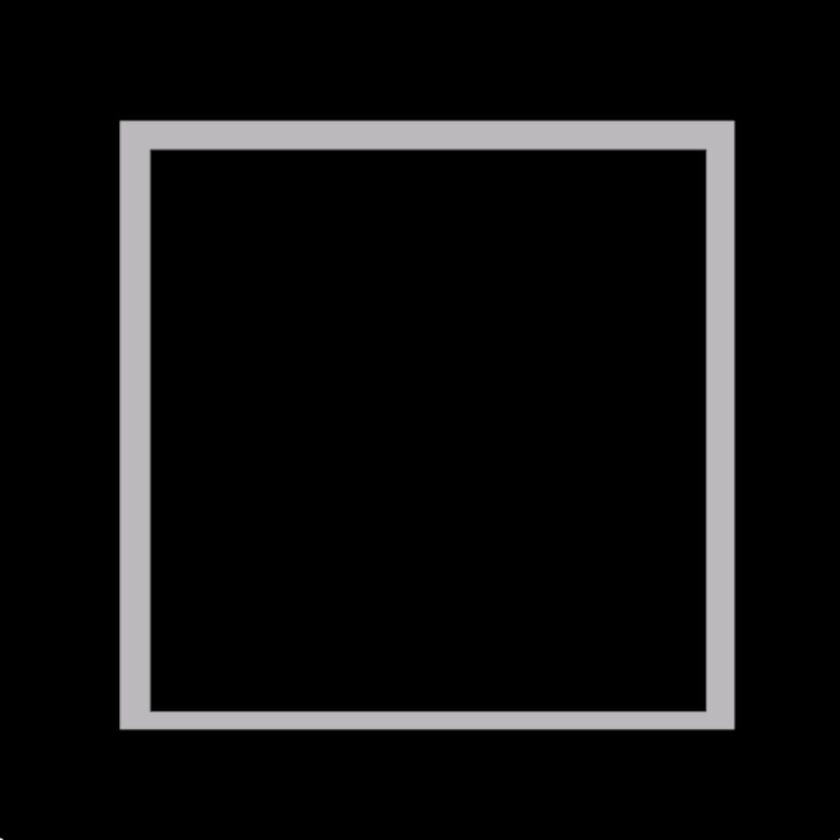
#> input picture lab4/kwadrat.jpg, 840 x 840 px, shrunk from 1000 x 1000 before the run, given in place of kwadrat.bmp, which was not available
$ python zad5.py
#> lines starting #> are read from the running program, lines starting #| are printed output that depends on the picture; pictures that were not available may be replaced by others from this repository, and a replacement may not be noted
from PIL import Image
from matplotlib import pyplot as plt

# Zadanie 5
kwadrat = Image.open('kwadrat.bmp').convert('L')
kolko = Image.open('kolko.bmp').convert('L')
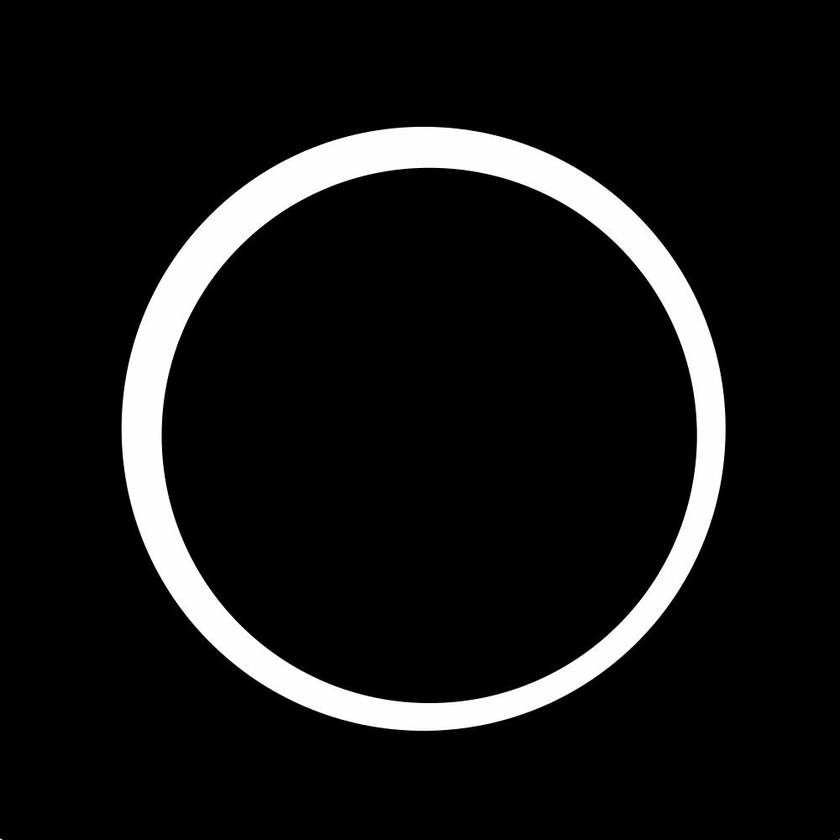
#> input picture lab4/kolko.jpg, 840 x 840 px, shrunk from 1000 x 1000 before the run, given in place of kolko.bmp, which was not available
romb = Image.open('romb.bmp').convert('L')
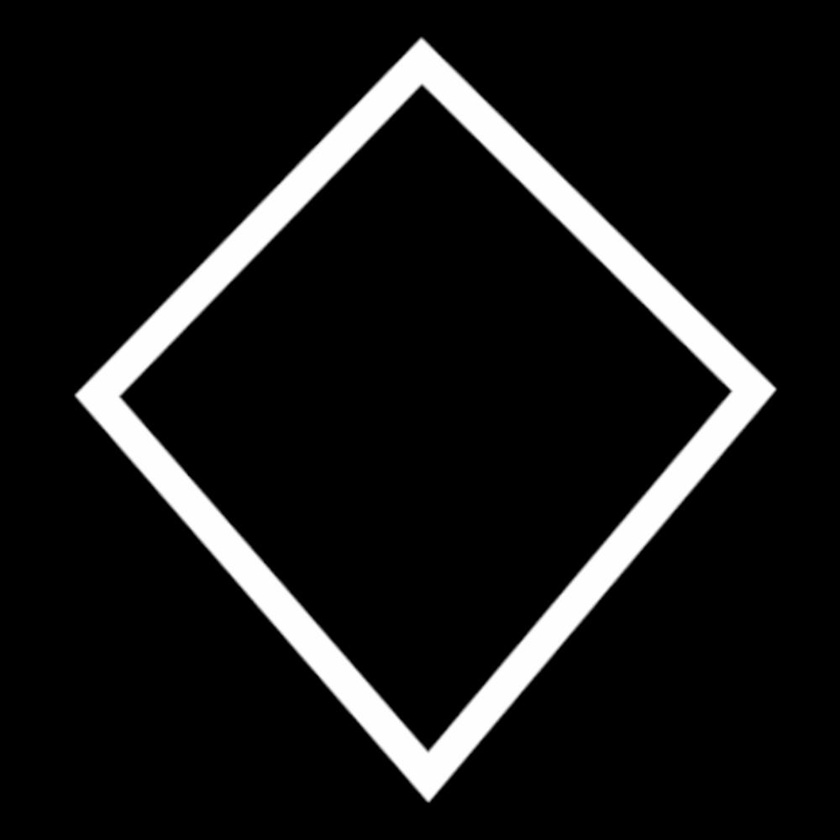
#> input picture lab4/romb.jpg, 840 x 840 px, shrunk from 1000 x 1000 before the run, given in place of romb.bmp, which was not available

# ppkt a. i b.
plt.figure(figsize=(41, 31))
plt.suptitle('Tytuły obrazów są w kolejności, w jakiej są podane jako kanały.', fontsize=60)

plt.subplot(2, 3, 1)
plt.imshow(Image.merge('RGB', (kwadrat, kolko, romb)))
plt.title('kwadrat, kolko, romb', fontsize=60)
plt.axis('off')

plt.subplot(2, 3, 2)
plt.imshow(Image.merge('RGB', (kwadrat, romb, kolko)))
plt.title('kwadrat, romb, kolko', fontsize=60)
plt.axis('off')

plt.subplot(2, 3, 3)
plt.imshow(Image.merge('RGB', (kolko, kwadrat, romb)))
plt.title('kolko, kwadrat, romb', fontsize=60)
plt.axis('off')

plt.subplot(2, 3, 4)
plt.imshow(Image.merge('RGB', (kolko, romb, kwadrat)))
plt.title('kolko, romb, kwadrat', fontsize=60)
plt.axis('off')

plt.subplot(2, 3, 5)
plt.imshow(Image.merge('RGB', (romb, kwadrat, kolko)))
plt.title('romb, kwadrat, kolko', fontsize=60)
plt.axis('off')

plt.subplot(2, 3, 6)
plt.imshow(Image.merge('RGB', (romb, kolko, kwadrat)))
plt.title('romb, kolko, kwadrat', fontsize=60)
plt.axis('off')

plt.subplots_adjust(wspace=0.1, hspace=0.1)
plt.savefig('fig3.png')
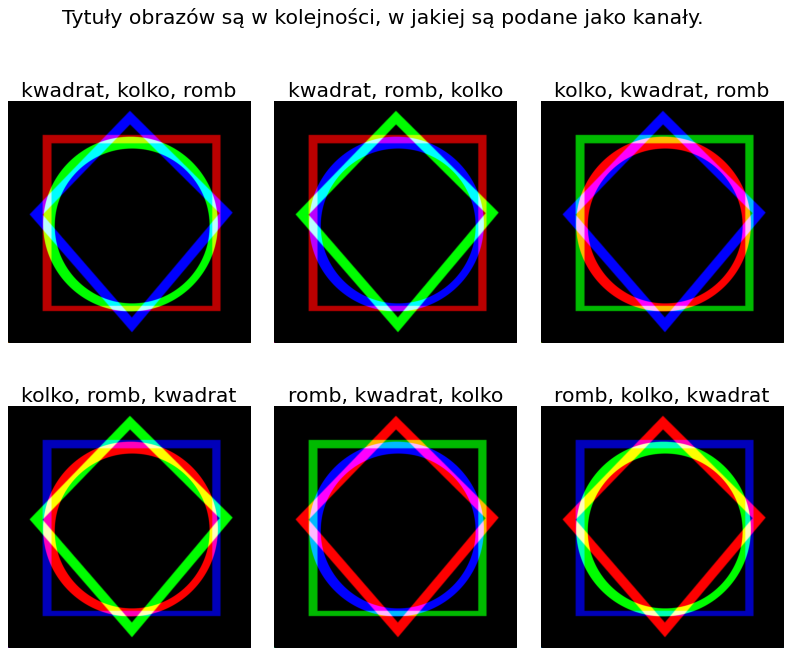
#> figure drawn by matplotlib, 6 panels
plt.show()
